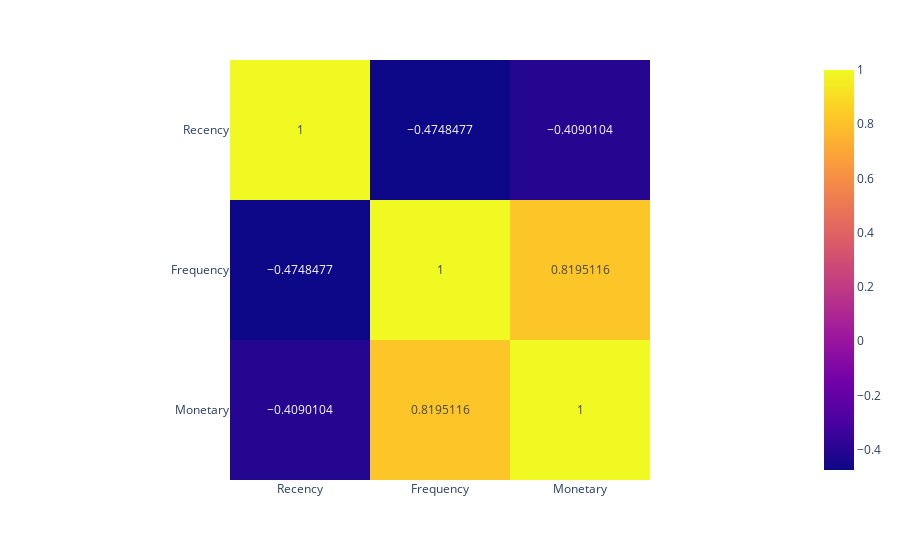

Source (notebook cell):
### Markdown cell above
Let's see if Recency, Frequency and Monetary are correlated to each other.

### Code cell
fig = px.imshow(rfm_data[["Recency", "Frequency", "Monetary"]].corr(), text_auto=True)
fig.show()

### Figure 1 — Plotly figure (JSON) as saved in the notebook; plotly's stock layout.template omitted (floating-point values rounded to 4 significant figures)
{"data": [{"coloraxis": "coloraxis", "hovertemplate": "x: %{x}<br>y: %{y}<br>color: %{z}<extra></extra>", "name": "0", "texttemplate": "%{z}", "type": "heatmap", "x": ["Recency", "Frequency", "Monetary"], "xaxis": "x", "y": ["Recency", "Frequency", "Monetary"], "yaxis": "y", "z": [[1, -0.4748, -0.409], [-0.4748, 1, 0.8195], [-0.409, 0.8195, 1]]}], "layout": {"coloraxis": {"colorscale": [[0, "#0d0887"], [0.1111, "#46039f"], [0.2222, "#7201a8"], [0.3333, "#9c179e"], [0.4444, "#bd3786"], [0.5556, "#d8576b"], [0.6667, "#ed7953"], [0.7778, "#fb9f3a"], [0.8889, "#fdca26"], [1, "#f0f921"]]}, "margin": {"t": 60}, "xaxis": {"anchor": "y", "constrain": "domain", "domain": [0, 1], "scaleanchor": "y"}, "yaxis": {"anchor": "x", "autorange": "reversed", "constrain": "domain", "domain": [0, 1]}}}
